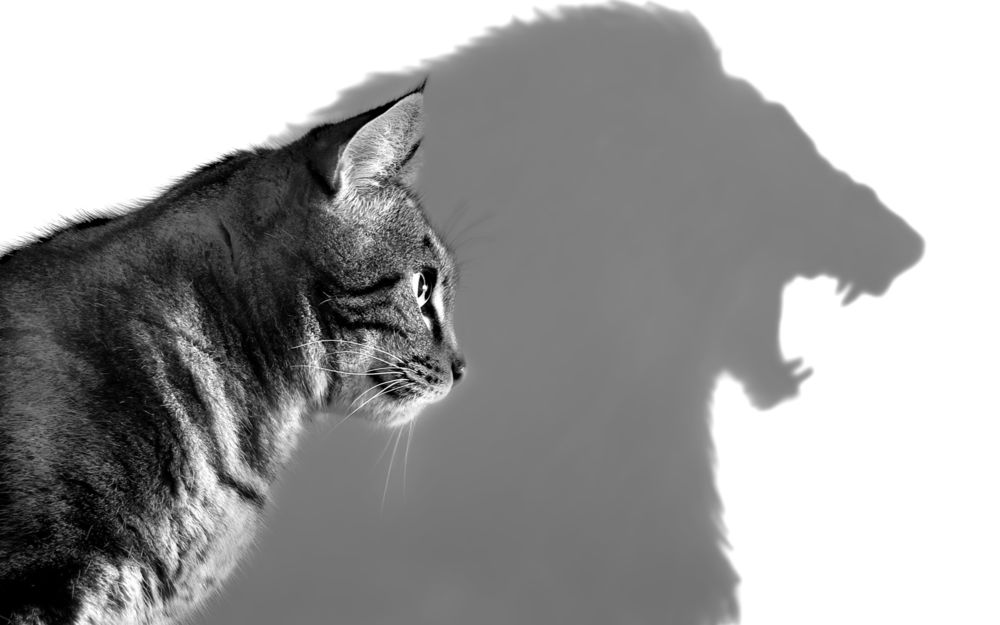
#> input picture pic/CatWithShadow.jpg, 1000 x 625 px
$ jupyter execute Lab13_Ind.ipynb
#> lines starting #> are read from the running program, lines starting #| are printed output that depends on the picture; after the words box and inside, x2 and y2 are one past the last pixel; in counts of white or black regions, pixels touching at a corner belong together
# Индивидуальное задание

[cell 1]
import cv2 as cv2
import numpy as np
from matplotlib import pyplot as plt

[cell 2]
def img_input(img_path, size=(0,0), type=1):
#> called with img_path = 'pic/CatWithShadow.jpg', size = (0, 0), type = 1
    img = cv2.imread(img_path,type)
#> img is the input picture: shape (625, 1000, 3); min 0, max 255, mean 158.3
    if type == 1:
        img = cv2.cvtColor(img, cv2.COLOR_BGR2RGB)
        if size != (0,0):
            img = cv2.resize(img, size)
            return img
        else:
            return img
    else:
        if size != (0,0):
            img = cv2.resize(img, size)
            return img
        else:
            return img

[cell 3]
def img_print(images, titles, row_and_colm=(0,0), hard_type='None'):
    num_of_img = len(images)
    if hard_type == 'None':
        for i in range(num_of_img):
            if row_and_colm == (0,0):
                plt.subplot(1,num_of_img,i+1),plt.imshow(images[i])
                plt.title(titles[i])
                plt.xticks([]),plt.yticks([])
            else:
                plt.subplot(row_and_colm[0],row_and_colm[1],i+1),plt.imshow(images[i])
                plt.title(titles[i])
                plt.xticks([]),plt.yticks([])
        plt.show ()

    else:
        for i in range(num_of_img):
            if row_and_colm == (0,0):
                plt.subplot(1,num_of_img,i+1),plt.imshow(images[i], hard_type)
                plt.title(titles[i])
                plt.xticks([]),plt.yticks([])
            else:
                plt.subplot(row_and_colm[0],row_and_colm[1],i+1),plt.imshow(images[i], hard_type)
                plt.title(titles[i])
                plt.xticks([]),plt.yticks([])
        plt.show ()

Найти границы изображения функцией cv2.findContours(), протестировать её с двумя параметрами CHAIN_APPROX_NONE и CHAIN_APPROX_SIMPLE. Выделить границы методом Канни

[cell 4]
image = img_input('pic/CatWithShadow.jpg')
gray = cv2.cvtColor(image, cv2.COLOR_BGR2GRAY)

[cell 5]
image_blur = cv2.medianBlur(gray, 5)
thresh = cv2.adaptiveThreshold(image_blur,255,cv2.ADAPTIVE_THRESH_GAUSSIAN_C,cv2.THRESH_BINARY,11,2)
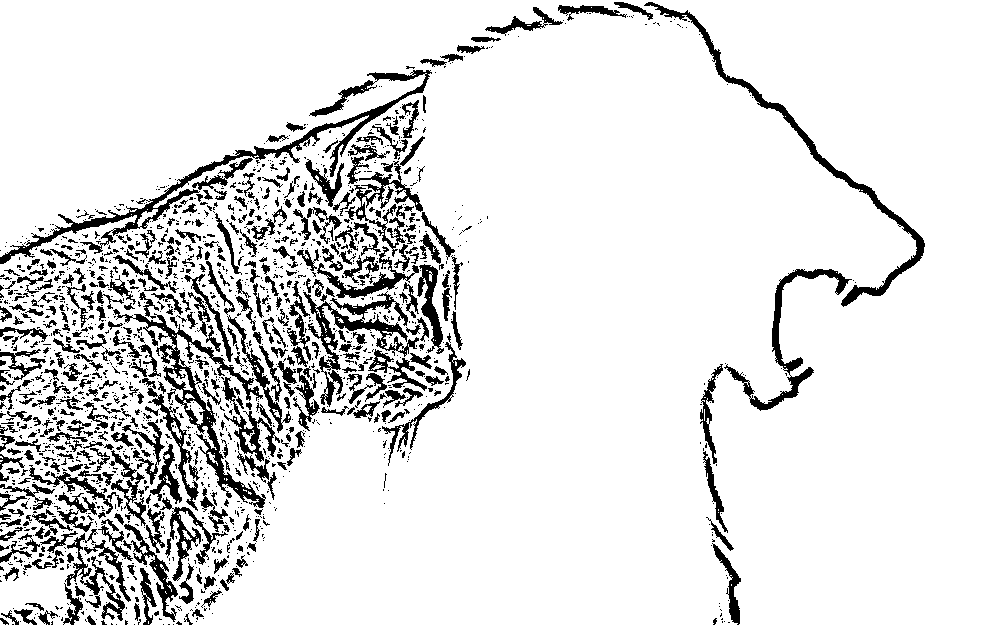
#> thresh: shape (625, 1000); 88.5% white; 1716 black regions (1275 under 20 px)

Найдём контуры с CHAIN_APPROX_NONE

[cell 6]
contours, hierarchy = cv2.findContours(thresh.copy(),cv2.RETR_LIST, cv2.CHAIN_APPROX_NONE)
#> contours = 2842 contours, 2189 with area under 20; largest, box (x1, y1, x2, y2) and area: (0, 0, 1000, 625) 613961, (132, 313, 266, 509) 4495, (643, 1, 926, 308) 3668, (302, 291, 409, 371) 2014, (771, 268, 853, 376) 1473

Отобразим на изображении все найденные контуры

[cell 7]
img_with_contours = image.copy()
for contour in contours:
    cv2.drawContours(img_with_contours, contour, -1, (0,255,0), 2)
#> this loop made 2842 passes
#> contour on passes 1 to 3: [[47, 624]], [[6, 624], [7, 624]], [[43, 623], [44, 622], [45, 623], [44, 624]]
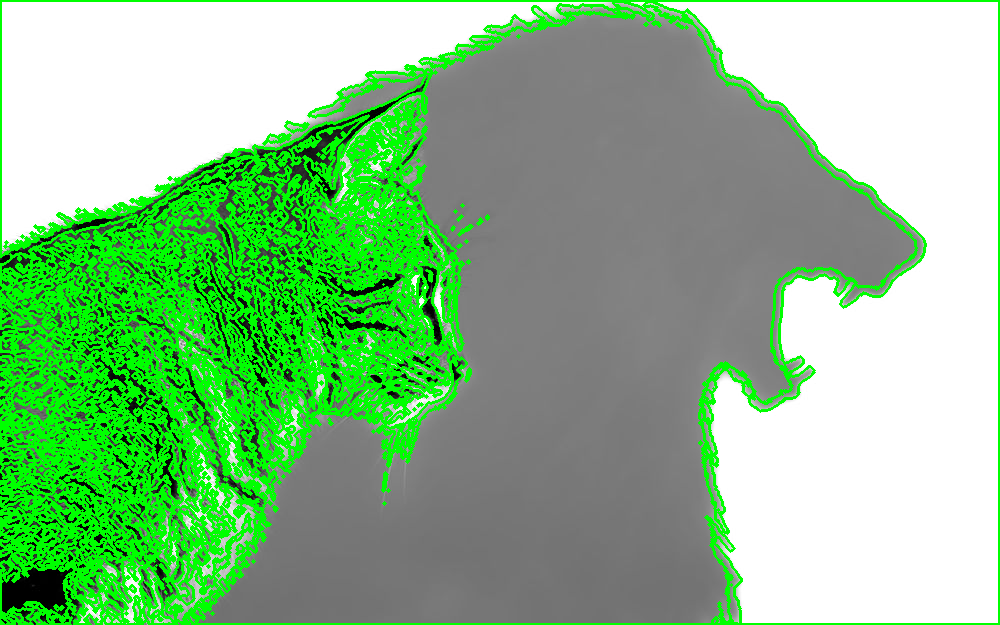
#> img_with_contours: shape (625, 1000, 3); mean R, G, B 137.5, 191.5, 137.5

Найдём контуры с CHAIN_APPROX_SIMPLE

[cell 8]
contours, hierarchy = cv2.findContours(thresh.copy(),cv2.RETR_LIST, cv2.CHAIN_APPROX_SIMPLE)

Отобразим на изображении все найденные контуры

[cell 9]
img_with_contours2 = image.copy()
for contour in contours:
    cv2.drawContours(img_with_contours2, contour, -1, (0,255,0), 2)
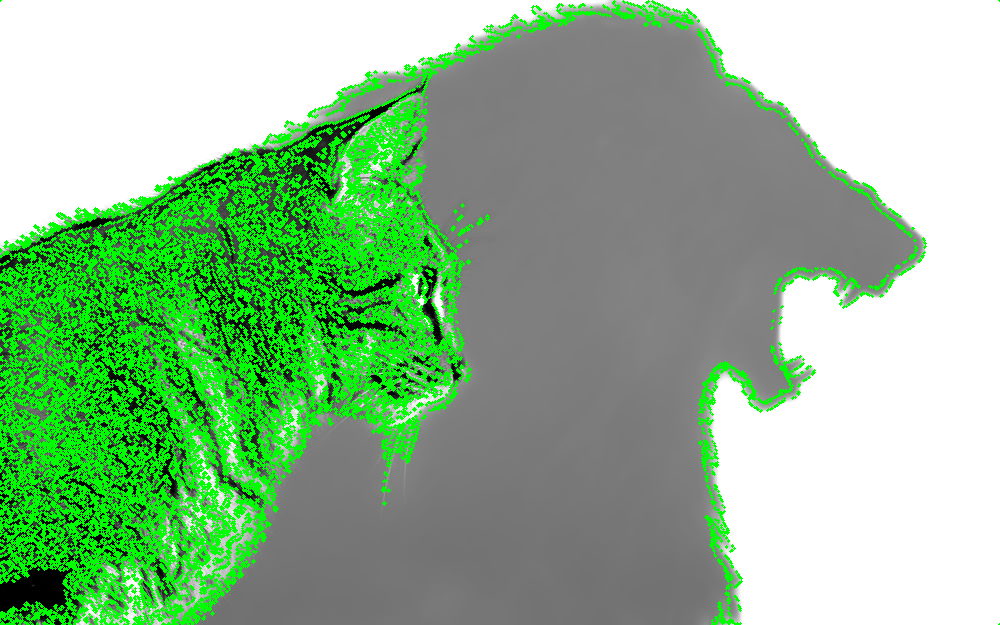
#> img_with_contours2: shape (625, 1000, 3); 16.93% of pixels changed, all inside (x1, y1, x2, y2) = (0, 0, 1000, 625)

Выделим границы методом Кенни

[cell 10]
Kenny = cv2.Canny(image, 47, 0, apertureSize = 3)
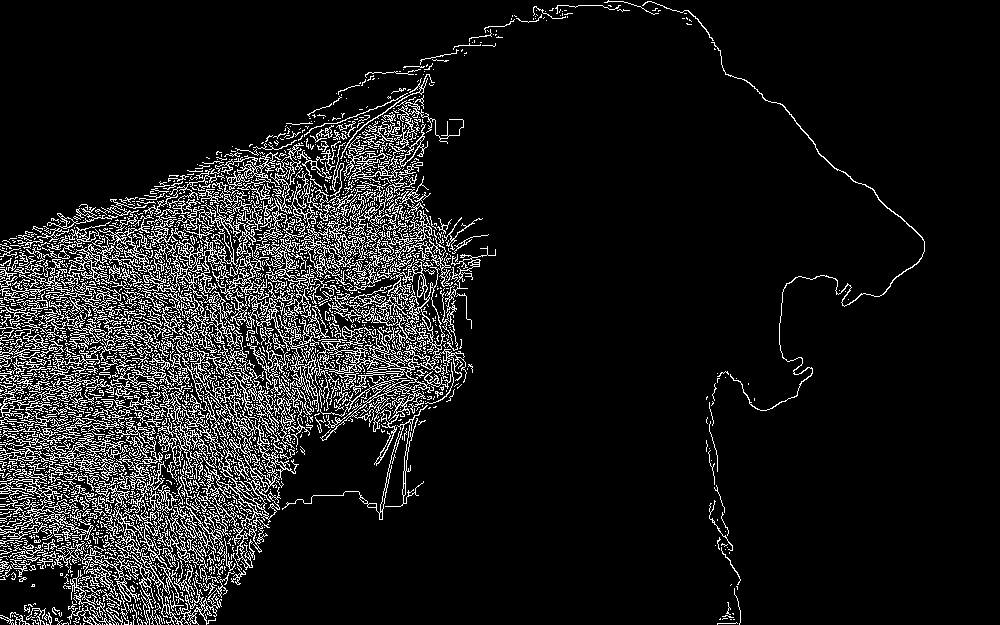
#> Kenny: shape (625, 1000); 10.3% white in thin lines or dots

Вывод

[cell 11]
res1 = [image, img_with_contours, img_with_contours2]
title1 = ['Оригинал', 'CHAIN_APPROX_NONE ', 'CHAIN_APPROX_SIMPLE']

img_print(res1, title1, row_and_colm=(3,1))
#> in img_print, `num_of_img = len(images)`: num_of_img = 3

res2 = [Kenny]
title2 = ['Границы выделенные методом Кенни']

img_print(res2, title2)

$ run again, with pic/Cat3.jpg copied over pic/CatWithShadow.jpg
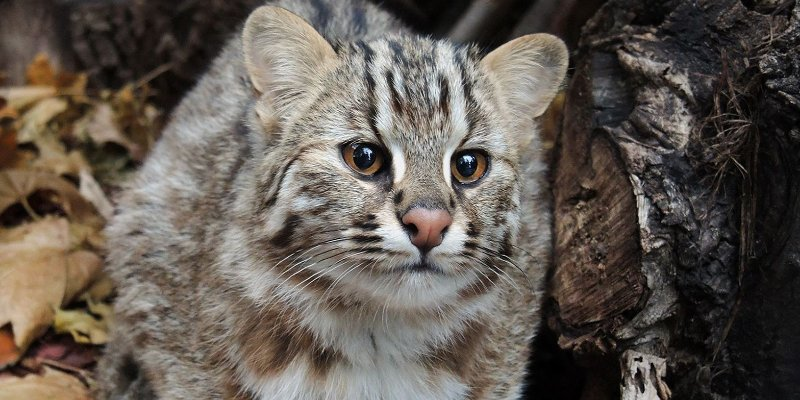
#> input picture pic/Cat3.jpg, 800 x 400 px
#> in img_input, img is the input picture: shape (400, 800, 3); mean B, G, R 81.5, 89, 96.7
#> `thresh = cv2.adaptiveThreshold(image_blur,255,cv2.ADAPTIVE_THRESH_GAUS..`:
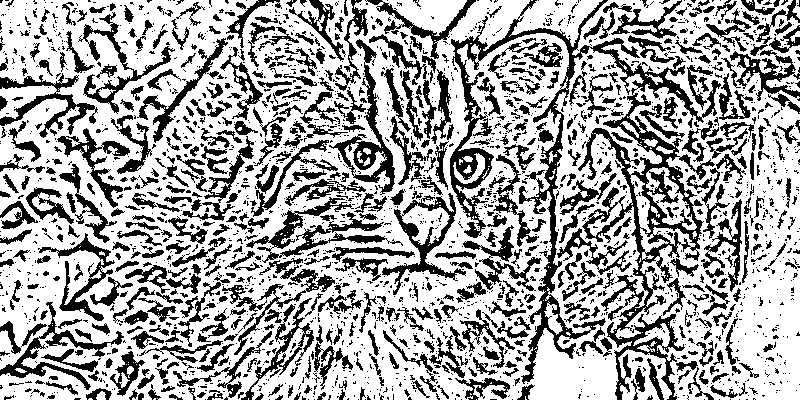
#> thresh: shape (400, 800); 66.3% white; 2350 black regions (1759 under 20 px)
#> contours = 3977 contours, 3094 with area under 20; largest, box (x1, y1, x2, y2) and area: (0, 0, 800, 400) 291383, (602, 92, 704, 252) 4884, (518, 87, 592, 385) 4098, (328, 61, 396, 195) 2300, (381, 192, 467, 296) 2052
#> the loop `for contour in contours:` made 3977 passes
#> contour on passes 1 to 3: [[476, 399]], [[686, 398], [687, 397], [688, 398], [687, 399]], [[248, 398], [248, 399]]
#> the loop `for contour in contours:` made 3977 passes
#> `Kenny = cv2.Canny(image, 47, 0, apertureSize = 3)`:
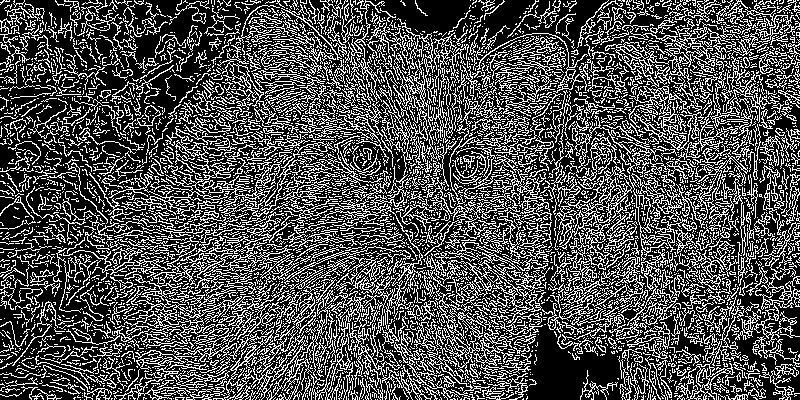
#> Kenny: shape (400, 800); 31% white in thin lines or dots
#> num_of_img = 3
